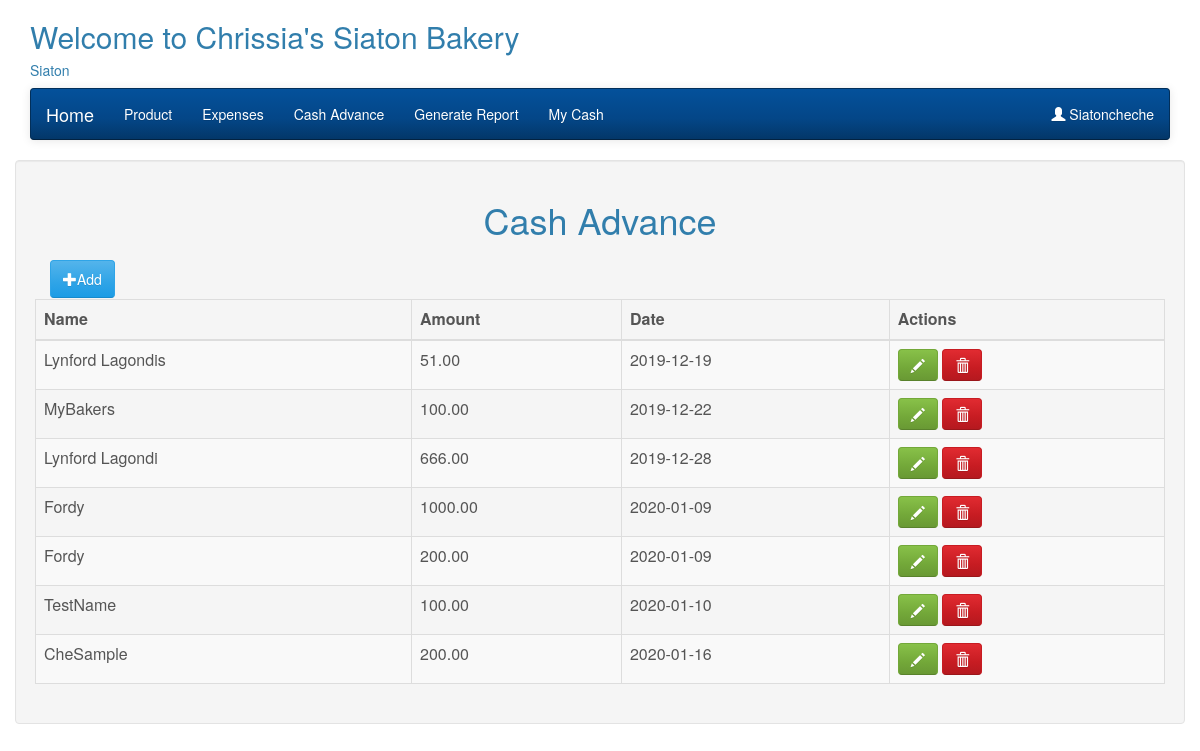
Screenshot of /baker-cash-advance.php (signed in) with the database file from the repository.
### tables this page shows
CREATE TABLE `branch` (
  `id` int(10) NOT NULL,
  `branch_name` text NOT NULL,
  `address` text NOT NULL,
  `created_at` timestamp NOT NULL DEFAULT CURRENT_TIMESTAMP
);

CREATE TABLE `cash_advance` (
  `id` int(10) NOT NULL,
  `branch_id` varchar(255) NOT NULL,
  `name` text NOT NULL,
  `amount` decimal(10,2) NOT NULL,
  `created_at` date NOT NULL
);

### bakerFunctions.php (called while the page is built, shortened)
<?php
    class bakersFunctions{
        private $conn;
        function __construct()
        {
            require_once 'includes/DbConfig.php';
                $database = new DbConfig();
                $this->conn = $database->dbConnect();
        }
        public function getBranchName($branch_id){
            $sql = "SELECT * FROM branch WHERE id = ?";
            $stmt = $this->conn->prepare($sql);
            $stmt->execute(array($branch_id));
            $result = $stmt->fetch();
            return $result;
        }
         public function displayCahsAdvance($branch_id){
            $sql = "SELECT * FROM cash_advance WHERE branch_id = ? ";
            $stmt = $this->conn->prepare($sql);
            $stmt->execute(array($branch_id));
            $result = $stmt->fetchAll();
            return $result;
        }
    }
?>

### includes/DbConfig.php (called while the page is built, shortened)
<?php
    class DbConfig{
        function dbConnect(){
            $this->conn = new PDO("mysql:host=localhost;dbname=bakery","root","");
            return $this->conn;
        }
    }
?>

### baker-cash-advance.php (the view, shortened to what this page needs)
<?php
require_once 'bakerFunctions.php';
require_once 'baker-header.php';
$branch_id = $_SESSION["branch_id"];
$result = $database->displayCahsAdvance($branch_id);
?>
<!DOCTYPE html>
<html>
<head>
</head>
<body>
	<div class="container well">
		<h1 class="text-center">Cash Advance</h1>
		    <div class="row">
                <div class="panel-heading">
                    <div class="col-lg-2 col-md-2 col-sm-4 col-xs-6" align='left'>
                        <a class="btn btn-primary" href="baker-add-cash-advance.php"><span class="glyphicon glyphicon-plus"></span>Add</a>
					</div>
                </div>
			<div class="col-md-10">
            </div>
		</div>
			<table id="" class="table table-striped table-bordered">
	        	<thead>
	                <tr>
                    <th>Name</th>
                    <th>Amount</th>
                    <th>Date</th>
                    <th>Actions</th>
	              	</tr>
	          	</thead>
                  <tbody>
	        		<?php foreach($result as $expenses) :  ?>
		        		<tr>
                            <td><?php echo htmlentities($expenses["name"]); ?></td>
                            <td><?php echo htmlentities($expenses["amount"]); ?></td>
                            <td><?php echo htmlentities($expenses["created_at"]); ?></td>
                            <td>
                                <a class="btn btn-success" href="edit-cash-advance.php?id=<?php echo htmlentities($expenses["id"]); ?>"><span class="glyphicon glyphicon-pencil"> </span></a>
                                <a class="btn btn-danger" href="delete-cash-advance.php?id=<?php echo htmlentities($expenses["id"]); ?>" onclick="return confirm('Are you sure?');"><span class="glyphicon glyphicon-trash"> </span></a>
                            </td>
		        		</tr>
	        		<?php endforeach; ?>
	        	</tbody>
      		</table>
</body>
</html>

### baker-header.php (shortened to what this page needs)
<html>
    <head>
		<link rel="stylesheet" href="admin/css/bootstrap.min.css" />
		<link rel="stylesheet" href="admin/css/dataTables.bootstrap.min.css" />
		<link rel="stylesheet" href="admin/assests/jquery-ui/jquery-ui.min.css">
    </head>
    <body>
        <div class="container">
		<?php
				require_once 'bakerFunctions.php';
				$database = new bakersFunctions();
				$bid = $_SESSION["branch_id"];
				$get = $database->getBranchName($bid);
				$name = $get["branch_name"];
				$address = $get["address"]
			?>
            <h2>
				Welcome to <?php echo $name ?> Bakery
			</h2>
			<h5>
				<?php echo $address ?>
			</h5>
        <nav class="navbar navbar-inverse">
				<div class="container-fluid">
					<div class="navbar-header">
						<a href="baker-product.php" class="navbar-brand">Home</a>
					</div>
					<ul class="nav navbar-nav">
						<li><a href="baker-product.php">Product</a></li>
						<li><a href="baker-expenses.php">Expenses</a></li>
						<li><a href="baker-cash-advance.php">Cash Advance</a></li>
						<li><a href="baker-generate_report.php">Generate Report</a></li>
						<li><a href="baker-my-cash.php">My Cash</a></li>
					</ul>
					<ul class="nav navbar-nav navbar-right">
						<li class="dropdown">
							<a href="#" class="dropdown" data-toggle="dropdown"><span class="glyphicon glyphicon-user"></span> <?php echo $_SESSION["username"]; ?></a>
						</li>
					</ul>
				</div>
			</nav>
        </div>
    </body>
</html>

### rows the page displays
branch: branch_name "Chrissia's Siaton", address "Siaton"
cash_advance: name "Lynford Lagondis", amount "51.00", created_at "2019-12-19"
cash_advance: name "MyBakers", amount "100.00", created_at "2019-12-22"
cash_advance: name "Lynford Lagondi", amount "666.00", created_at "2019-12-28"
cash_advance: name "Fordy", amount "1000.00", created_at "2020-01-09"
cash_advance: name "Fordy", amount "200.00", created_at "2020-01-09"
cash_advance: name "TestName", amount "100.00", created_at "2020-01-10"
cash_advance: name "CheSample", amount "200.00", created_at "2020-01-16"

### other values shown
$_SESSION["username"] "Siatoncheche"
